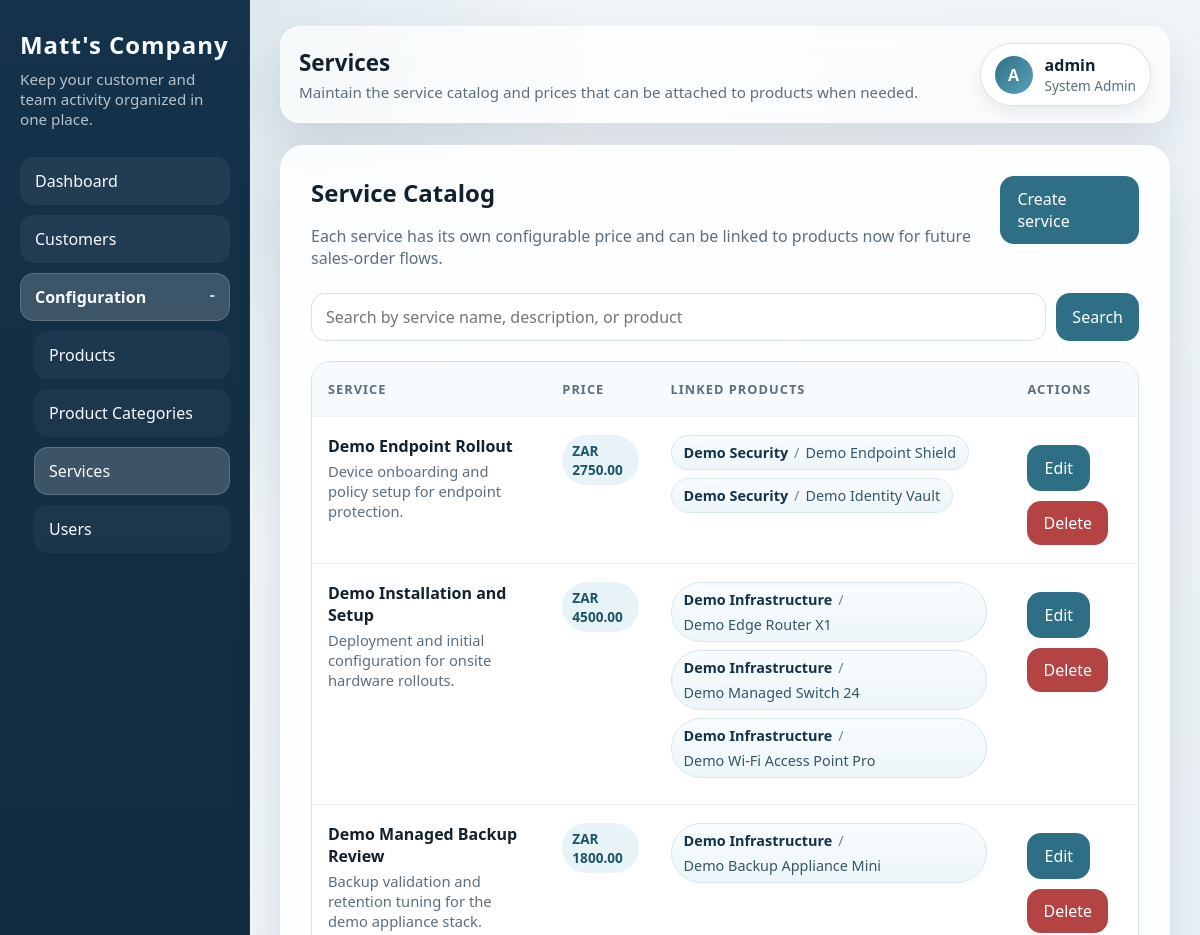
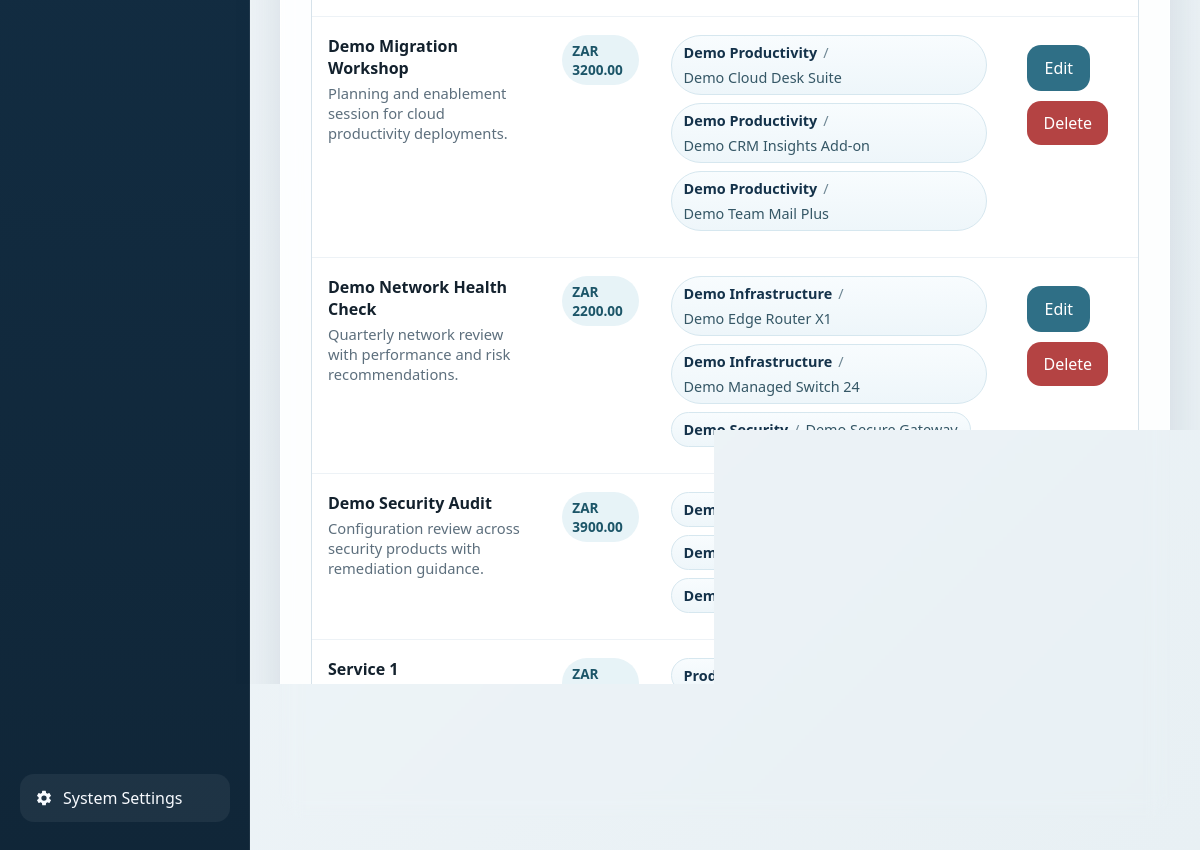
/services/ (signed in), run on the app's committed database (2 pictures, top to bottom).
### crm/models/core.py (models this page shows, shortened)
class SystemSettings(models.Model):
    CURRENCY_ZAR = "ZAR"
    CURRENCY_USD = "USD"
    CURRENCY_EUR = "EUR"
    CURRENCY_CHOICES = (
        (CURRENCY_ZAR, "South African Rand (ZAR)"),
        (CURRENCY_USD, "US Dollar (USD)"),
        (CURRENCY_EUR, "Euro (EUR)"),
    )
    company_name = models.CharField(max_length=150, default="My CRM")
    default_currency = models.CharField(
        max_length=3,
        choices=CURRENCY_CHOICES,
        default=CURRENCY_ZAR,
    )
    class Meta:
        verbose_name = "system settings"
        verbose_name_plural = "system settings"
    @classmethod
    def get_solo(cls):
        settings, _ = cls.objects.get_or_create(pk=1)
        return settings

### crm/models/catalog.py (models this page shows, shortened)
class Service(models.Model):
    name = models.CharField(max_length=150)
    description = models.TextField(blank=True)
    price = models.DecimalField(max_digits=10, decimal_places=2)
    products = models.ManyToManyField(
        Product,
        blank=True,
        related_name="services",
    )
    created_at = models.DateTimeField(auto_now_add=True)
    updated_at = models.DateTimeField(auto_now=True)
    class Meta:
        ordering = ("name", "id")

class Product(models.Model):
    name = models.CharField(max_length=150)
    category = models.ForeignKey(
        ProductCategory,
        on_delete=models.SET_NULL,
        null=True,
        blank=True,
        related_name="products",
    )
    description = models.TextField(blank=True)
    created_at = models.DateTimeField(auto_now_add=True)
    updated_at = models.DateTimeField(auto_now=True)
    class Meta:
        ordering = ("name", "id")

class ProductCategory(models.Model):
    name = models.CharField(max_length=120)
    description = models.TextField(blank=True)
    created_at = models.DateTimeField(auto_now_add=True)
    updated_at = models.DateTimeField(auto_now=True)
    class Meta:
        ordering = ("name", "id")
        verbose_name = "product category"
        verbose_name_plural = "product categories"

### crm/views/catalog.py (the view)
# urls.py: path("services/", services, name="services"),
@login_required
def services(request):
    if not has_permission(request.user, "crm.view_service"):
        return HttpResponseForbidden("Only admin users can manage configuration.")
    search_query = request.GET.get("q", "").strip()
    existing_services = Service.objects.prefetch_related(
        Prefetch(
            "products",
            queryset=Product.objects.select_related("category").order_by(
                Lower(Coalesce("category__name", Value("~no-category~"))),
                Lower("name"),
                "id",
            ),
        )
    ).all()
    if search_query:
        existing_services = existing_services.filter(
            Q(name__icontains=search_query)
            | Q(description__icontains=search_query)
            | Q(products__name__icontains=search_query)
        ).distinct()
    existing_services = existing_services.order_by(Lower("name"), "id")
    return render(
        request,
        "crm/services.html",
        {
            "existing_services": existing_services,
            "search_query": search_query,
        },
    )

### crm/authz/access.py (called while the page is built)
def can_manage_configuration(user):
    return get_access_level(user) in {ACCESS_LEVEL_ADMIN, ACCESS_LEVEL_SYSTEM_ADMIN}

def get_access_level(user):
    if not getattr(user, "is_authenticated", False):
        return ACCESS_LEVEL_USER
    if user.is_superuser or user.is_staff or user.groups.filter(name=SYSTEM_ADMIN_GROUP).exists():
        return ACCESS_LEVEL_SYSTEM_ADMIN
    if user.groups.filter(name=CRM_ADMIN_GROUP).exists():
        return ACCESS_LEVEL_ADMIN
    return ACCESS_LEVEL_USER

def get_access_level_label(user):
    access_level = get_access_level(user)
    if access_level == ACCESS_LEVEL_SYSTEM_ADMIN:
        return "System Admin"
    if access_level == ACCESS_LEVEL_ADMIN:
        return "Admin"
    return "User"

### crm/context_processors.py (called while the page is built)
def system_settings(request):
    settings = SystemSettings.get_solo()
    return {
        "system_settings": settings,
        "company_name": settings.company_name,
        "default_currency": settings.default_currency,
        "can_manage_configuration": can_manage_configuration(request.user),
        "user_access_level": get_access_level_label(request.user),
    }

### crm/views/common.py (called while the page is built)
def has_permission(user, permission):
    return user.is_superuser or user.has_perm(permission)

### crm/templates/crm/services.html (shortened to what this page needs)
{% extends "crm/base.html" %}
{% block page_title %}Services{% endblock %}
{% block page_copy %}Maintain the service catalog and prices that can be attached to products when needed.{% endblock %}
{% block content %}
    <div class="toolbar">
        <div>
            <h2>Service Catalog</h2>
            <p class="meta page-intro">Each service has its own configurable price and can be linked to products now for future sales-order flows.</p>
        </div>
        <a class="button-link" href="{% url 'create_service' %}">Create service</a>
    </div>
    <div class="search-toolbar">
        <form method="get" class="search-form">
            <input
                class="search-input"
                type="search"
                name="q"
                value="{{ search_query }}"
                placeholder="Search by service name, description, or product"
            >
            <button class="button" type="submit">Search</button>
        </form>
    </div>
    <div class="data-table-shell">
        {% if existing_services %}
            <table class="data-table">
                <thead>
                    <tr>
                        <th>Service</th>
                        <th>Price</th>
                        <th>Linked Products</th>
                        <th>Actions</th>
                    </tr>
                </thead>
                <tbody>
                    {% for service in existing_services %}
                        <tr>
                            <td>
                                <div class="user-name">{{ service.name }}</div>
                                {% if service.description %}
                                    <div class="user-email">{{ service.description|truncatechars:110 }}</div>
                                {% endif %}
                            </td>
                            <td>
                                <span class="role-badge">{{ default_currency }} {{ service.price }}</span>
                            </td>
                            <td>
                                {% with linked_products=service.products.all %}
                                    {% if linked_products %}
                                        {% for product in linked_products %}
                                            <div class="linked-product-badge">
                                                {% if product.category %}
                                                    <span class="linked-product-category">{{ product.category.name }}</span>
                                                    <span class="linked-product-separator">/</span>
                                                    <span class="linked-product-name">{{ product.name }}</span>
                                                {% else %}
                                                    <span class="linked-product-category">No category</span>
                                                    <span class="linked-product-separator">/</span>
                                                    <span class="linked-product-name">{{ product.name }}</span>
                                                {% endif %}
                                            </div>
                                        {% endfor %}
                                    {% else %}
                                        <span class="meta">Not linked to a product</span>
                                    {% endif %}
                                {% endwith %}
                            </td>
                            <td>
                                <div class="button-row">
                                    <a class="button-link" href="{% url 'edit_service' service.id %}">Edit</a>
                                    <form method="post" action="{% url 'delete_service' service.id %}">
                                        <button class="button danger" type="submit">Delete</button>
                                    </form>
                                </div>
                            </td>
                        </tr>
                    {% endfor %}
                </tbody>
            </table>
        {% else %}
            <div class="empty-state">
                <h3>No services yet</h3>
                <p>Create a service with pricing so it can be attached to products later.</p>
            </div>
        {% endif %}
    </div>
{% endblock %}

### crm/templates/crm/base.html (shortened to what this page needs)
{% load static %}
<!DOCTYPE html>
<html lang="en">
<head>
    <link rel="stylesheet" href="{% static 'crm/css/app.css' %}">
</head>
<body>
    <div class="app-shell">
        <aside class="sidebar">
            <h1 class="brand">{{ company_name }}</h1>
            <p class="sidebar-copy">Keep your customer and team activity organized in one place.</p>
            {% with current_url=request.resolver_match.url_name %}
            <nav class="nav" aria-label="Primary">
                <a class="{% if current_url == 'home' %}active{% endif %}" href="{% url 'home' %}">Dashboard</a>
                <a class="{% if current_url == 'customers' or current_url == 'create_customer' or current_url == 'edit_customer' %}active{% endif %}" href="{% url 'customers' %}">Customers</a>
                {% if can_manage_configuration %}
                    <details class="nav-group" {% if current_url == 'product_categories' or current_url == 'create_product_category' or current_url == 'edit_product_category' or current_url == 'products' or current_url == 'create_product' or current_url == 'edit_product' or current_url == 'services' or current_url == 'create_service' or current_url == 'edit_service' or current_url == 'users' or current_url == 'create_user' or current_url == 'edit_user' or current_url == 'change_user_password' %}open{% endif %}>
                        <summary class="nav-group-toggle {% if current_url == 'product_categories' or current_url == 'create_product_category' or current_url == 'edit_product_category' or current_url == 'products' or current_url == 'create_product' or current_url == 'edit_product' or current_url == 'services' or current_url == 'create_service' or current_url == 'edit_service' or current_url == 'users' or current_url == 'create_user' or current_url == 'edit_user' or current_url == 'change_user_password' %}active{% endif %}">Configuration</summary>
                        <div class="nav-submenu">
                            <a class="{% if current_url == 'products' or current_url == 'create_product' or current_url == 'edit_product' %}active{% endif %}" href="{% url 'products' %}">Products</a>
                            <a class="" href="{% url 'product_categories' %}">Product Categories</a>
                            <a class="{% if current_url == 'services' or current_url == 'create_service' or current_url == 'edit_service' %}active{% endif %}" href="{% url 'services' %}">Services</a>
                            <a class="{% if current_url == 'users' or current_url == 'create_user' or current_url == 'edit_user' or current_url == 'change_user_password' %}active{% endif %}" href="{% url 'users' %}">Users</a>
                        </div>
                    </details>
                {% endif %}
            </nav>
            {% if can_manage_configuration %}
                <div class="sidebar-utility">
                    <a class="sidebar-utility-link {% if current_url == 'system_settings' %}active{% endif %}" href="{% url 'system_settings' %}">
                        <span>System Settings</span>
                    </a>
                </div>
            {% endif %}
            {% endwith %}
        </aside>
        <main class="content">
            <header class="topbar">
                <div>
                    <h1 class="topbar-title">{% block page_title %}CRM Workspace{% endblock %}</h1>
                    <p class="topbar-copy">{% block page_copy %}Manage your team, customers, and daily CRM flow.{% endblock %}</p>
                </div>
                <details class="profile-menu">
                    <summary class="profile-toggle">
                        <span class="avatar">{{ request.user.username|first|upper }}</span>
                        <span class="profile-meta">
                        <span class="profile-name">{{ request.user.get_full_name|default:request.user.username }}</span>
                        <span class="profile-role">
                                {{ user_access_level }}
                            </span>
                        </span>
                    </summary>
                </details>
            </header>
            <section class="card">
                {% block content %}{% endblock %}
            </section>
        </main>
    </div>
</body>
</html>

### data on the page
SystemSettings: company_name "Matt's Company", default_currency "ZAR"
Service: name "Demo Endpoint Rollout", description "Device onboarding and policy setup for endpoint protection.", price "2750.00"
Product: category.name "Demo Security", name "Demo Endpoint Shield"
Product: category.name "Demo Security", name "Demo Identity Vault"
Service: name "Demo Installation and Setup", description "Deployment and initial configuration for onsite hardware rollouts.", price "4500.00"
Product: category.name "Demo Infrastructure", name "Demo Edge Router X1"
Product: category.name "Demo Infrastructure", name "Demo Managed Switch 24"
Product: category.name "Demo Infrastructure", name "Demo Wi-Fi Access Point Pro"
Service: name "Demo Managed Backup Review", description "Backup validation and retention tuning for the demo appliance stack.", price "1800.00"
Product: category.name "Demo Infrastructure", name "Demo Backup Appliance Mini"
Service: name "Demo Migration Workshop", description "Planning and enablement session for cloud productivity deployments.", price "3200.00"
Product: category.name "Demo Productivity", name "Demo Cloud Desk Suite"
Product: category.name "Demo Productivity", name "Demo CRM Insights Add-on"
Product: category.name "Demo Productivity", name "Demo Team Mail Plus"
Service: name "Demo Network Health Check", description "Quarterly network review with performance and risk recommendations.", price "2200.00"
Product: category.name "Demo Security", name "Demo Secure Gateway"
Service: name "Demo Security Audit", description "Configuration review across security products with remediation guidance.", price "3900.00"
Service: name "Service 1"
Product: category.name "Prod Cat 1"

### other printed values
{{ request.user.username|first|upper }} "A"
{{ request.user.get_full_name|default:request.user.username }} "admin"
{{ user_access_level }} "System Admin"
